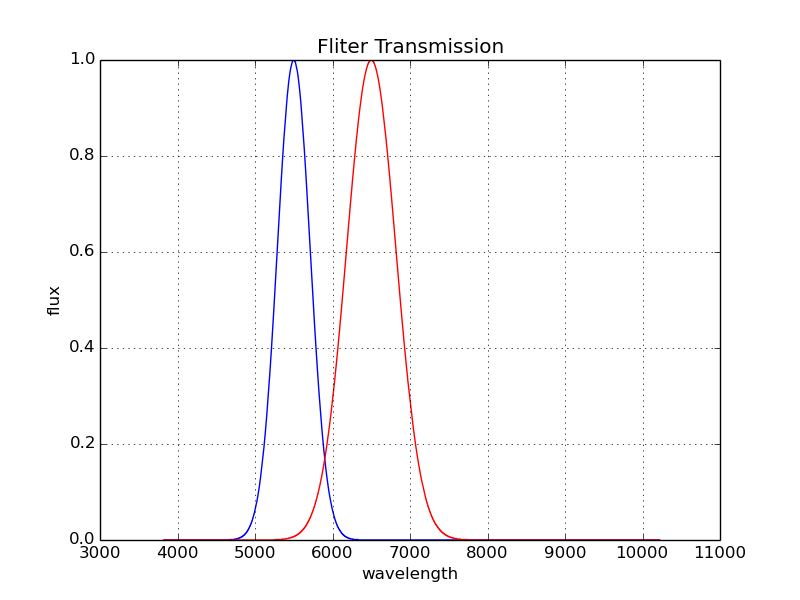

Here is the Python script that generated this plot:
# -*- coding: utf-8 -*-
"""
Created on Sun May  1 23:05:24 2016

@author: Tim
"""
import matplotlib.pyplot as plt
import math

# reading in file and storing columns into two lists
lines = [line.rstrip('\n').split('\t') for line in open('Filter_transmission.dat.txt')]
xs = []
y1s = []
y2s = []
for line in lines:
    xs.append(float(line[0]))
    y1s.append(float(line[1]))
    y2s.append(float(line[2]))
    
plt.plot(xs, y1s)
plt.plot(xs, y2s, 'r')

plt.xlabel('wavelength')
plt.ylabel('flux')
plt.title('Fliter Transmission')
plt.grid(True)
plt.savefig("ass.png")
plt.show()
